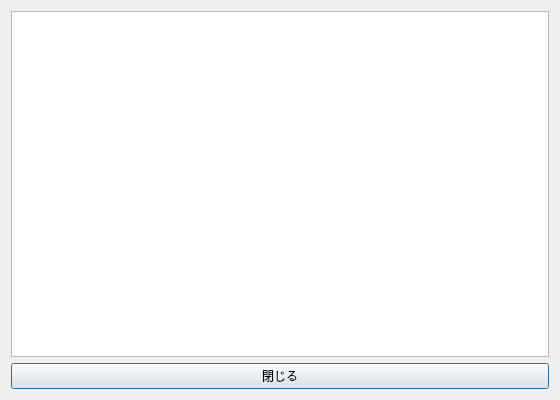
<?xml version="1.0" encoding="UTF-8"?>
<ui version="4.0">
 <class>ChatReferencesDialog</class>
 <widget class="QDialog" name="ChatReferencesDialog">
  <property name="windowTitle"><string>チャットの参照</string></property>
  <property name="minimumSize"><size><width>560</width><height>400</height></size></property>
  <layout class="QVBoxLayout" name="layoutReferences">
   <item><widget class="QPlainTextEdit" name="editReferences"><property name="readOnly"><bool>true</bool></property></widget></item>
   <item><widget class="QPushButton" name="buttonClose"><property name="text"><string>閉じる</string></property></widget></item>
  </layout>
 </widget>
 <resources/>
 <connections/>
</ui>
